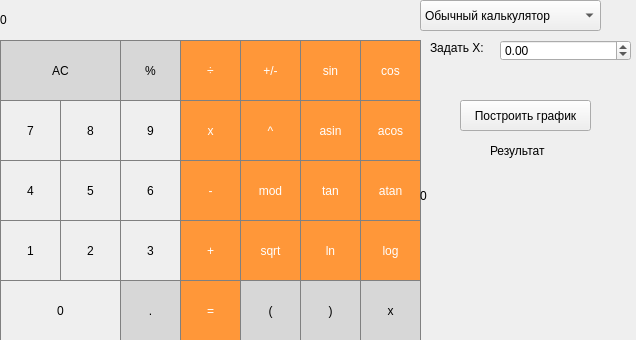
<?xml version="1.0" encoding="UTF-8"?>
<ui version="4.0">
 <class>MainWindow</class>
 <widget class="QMainWindow" name="MainWindow">
  <property name="geometry">
   <rect>
    <x>0</x>
    <y>0</y>
    <width>636</width>
    <height>340</height>
   </rect>
  </property>
  <property name="windowTitle">
   <string>MainWindow</string>
  </property>
  <widget class="QWidget" name="centralwidget">
   <widget class="QPushButton" name="pushButton_AC">
    <property name="geometry">
     <rect>
      <x>0</x>
      <y>40</y>
      <width>121</width>
      <height>61</height>
     </rect>
    </property>
    <property name="styleSheet">
     <string notr="true">QPushButton {
  background-color: rgb(215, 215, 215);
  border: 1px solid gray;
}
QPushButton:pressed {
    background-color: qlineargradient(x1: 0, y1: 0, x2: 0, y2: 1,
                                      stop: 0 #BEBEBE, stop: 1 #D7D7D7);
}</string>
    </property>
    <property name="text">
     <string>AC</string>
    </property>
   </widget>
   <widget class="QLabel" name="input">
    <property name="geometry">
     <rect>
      <x>0</x>
      <y>0</y>
      <width>421</width>
      <height>41</height>
     </rect>
    </property>
    <property name="focusPolicy">
     <enum>Qt::WheelFocus</enum>
    </property>
    <property name="styleSheet">
     <string notr="true">QLabel {
  qproperty-alignment: 'AlignVCenter | AlignRight';
  border: 1px solid gray;
}

background-color : white;</string>
    </property>
    <property name="text">
     <string>0</string>
    </property>
   </widget>
   <widget class="QPushButton" name="pushButton_percent">
    <property name="geometry">
     <rect>
      <x>120</x>
      <y>40</y>
      <width>61</width>
      <height>61</height>
     </rect>
    </property>
    <property name="styleSheet">
     <string notr="true">QPushButton {
  background-color: rgb(215, 215, 215);
  border: 1px solid gray;
}
QPushButton:pressed {
    background-color: qlineargradient(x1: 0, y1: 0, x2: 0, y2: 1,
                                      stop: 0 #BEBEBE, stop: 1 #D7D7D7);
}</string>
    </property>
    <property name="text">
     <string>%</string>
    </property>
   </widget>
   <widget class="QPushButton" name="pushButton_div">
    <property name="geometry">
     <rect>
      <x>180</x>
      <y>40</y>
      <width>61</width>
      <height>61</height>
     </rect>
    </property>
    <property name="styleSheet">
     <string notr="true">QPushButton {
  background-color: rgb(255, 151, 57);
  color: white; 
  border: 1px solid gray;
}

QPushButton:pressed {
    background-color: qlineargradient(x1: 0, y1: 0, x2: 0, y2: 1,
                                      stop: 0 #FF7832, stop: 1 #FF9739);
}</string>
    </property>
    <property name="text">
     <string>÷</string>
    </property>
   </widget>
   <widget class="QPushButton" name="pushButton_8">
    <property name="geometry">
     <rect>
      <x>60</x>
      <y>100</y>
      <width>61</width>
      <height>61</height>
     </rect>
    </property>
    <property name="styleSheet">
     <string notr="true">QPushButton {
   border: 1px solid gray;
}
QPushButton:pressed {
    background-color: qlineargradient(x1: 0, y1: 0, x2: 0, y2: 1,
                                      stop: 0 #dadbde, stop: 1 #f6f7fa);
}</string>
    </property>
    <property name="text">
     <string>8</string>
    </property>
   </widget>
   <widget class="QPushButton" name="pushButton_mul">
    <property name="geometry">
     <rect>
      <x>180</x>
      <y>100</y>
      <width>61</width>
      <height>61</height>
     </rect>
    </property>
    <property name="styleSheet">
     <string notr="true">QPushButton {
  background-color: rgb(255, 151, 57);
  color: white; 
  border: 1px solid gray;
}

QPushButton:pressed {
    background-color: qlineargradient(x1: 0, y1: 0, x2: 0, y2: 1,
                                      stop: 0 #FF7832, stop: 1 #FF9739);
}</string>
    </property>
    <property name="text">
     <string>x</string>
    </property>
   </widget>
   <widget class="QPushButton" name="pushButton_7">
    <property name="geometry">
     <rect>
      <x>0</x>
      <y>100</y>
      <width>61</width>
      <height>61</height>
     </rect>
    </property>
    <property name="styleSheet">
     <string notr="true">QPushButton {
   border: 1px solid gray;
}
QPushButton:pressed {
    background-color: qlineargradient(x1: 0, y1: 0, x2: 0, y2: 1,
                                      stop: 0 #dadbde, stop: 1 #f6f7fa);
}</string>
    </property>
    <property name="text">
     <string>7</string>
    </property>
   </widget>
   <widget class="QPushButton" name="pushButton_9">
    <property name="geometry">
     <rect>
      <x>120</x>
      <y>100</y>
      <width>61</width>
      <height>61</height>
     </rect>
    </property>
    <property name="styleSheet">
     <string notr="true">QPushButton {
   border: 1px solid gray;
}
QPushButton:pressed {
    background-color: qlineargradient(x1: 0, y1: 0, x2: 0, y2: 1,
                                      stop: 0 #dadbde, stop: 1 #f6f7fa);
}</string>
    </property>
    <property name="text">
     <string>9</string>
    </property>
   </widget>
   <widget class="QPushButton" name="pushButton_5">
    <property name="geometry">
     <rect>
      <x>60</x>
      <y>160</y>
      <width>61</width>
      <height>61</height>
     </rect>
    </property>
    <property name="styleSheet">
     <string notr="true">QPushButton {
   border: 1px solid gray;
}
QPushButton:pressed {
    background-color: qlineargradient(x1: 0, y1: 0, x2: 0, y2: 1,
                                      stop: 0 #dadbde, stop: 1 #f6f7fa);
}</string>
    </property>
    <property name="text">
     <string>5</string>
    </property>
   </widget>
   <widget class="QPushButton" name="pushButton_sub">
    <property name="geometry">
     <rect>
      <x>180</x>
      <y>160</y>
      <width>61</width>
      <height>61</height>
     </rect>
    </property>
    <property name="styleSheet">
     <string notr="true">QPushButton {
  background-color: rgb(255, 151, 57);
  color: white; 
  border: 1px solid gray;
}

QPushButton:pressed {
    background-color: qlineargradient(x1: 0, y1: 0, x2: 0, y2: 1,
                                      stop: 0 #FF7832, stop: 1 #FF9739);
}</string>
    </property>
    <property name="text">
     <string>-</string>
    </property>
   </widget>
   <widget class="QPushButton" name="pushButton_4">
    <property name="geometry">
     <rect>
      <x>0</x>
      <y>160</y>
      <width>61</width>
      <height>61</height>
     </rect>
    </property>
    <property name="styleSheet">
     <string notr="true">QPushButton {
   border: 1px solid gray;
}
QPushButton:pressed {
    background-color: qlineargradient(x1: 0, y1: 0, x2: 0, y2: 1,
                                      stop: 0 #dadbde, stop: 1 #f6f7fa);
}</string>
    </property>
    <property name="text">
     <string>4</string>
    </property>
   </widget>
   <widget class="QPushButton" name="pushButton_6">
    <property name="geometry">
     <rect>
      <x>120</x>
      <y>160</y>
      <width>61</width>
      <height>61</height>
     </rect>
    </property>
    <property name="styleSheet">
     <string notr="true">QPushButton {
   border: 1px solid gray;
}
QPushButton:pressed {
    background-color: qlineargradient(x1: 0, y1: 0, x2: 0, y2: 1,
                                      stop: 0 #dadbde, stop: 1 #f6f7fa);
}</string>
    </property>
    <property name="text">
     <string>6</string>
    </property>
   </widget>
   <widget class="QPushButton" name="pushButton_2">
    <property name="geometry">
     <rect>
      <x>60</x>
      <y>220</y>
      <width>61</width>
      <height>61</height>
     </rect>
    </property>
    <property name="styleSheet">
     <string notr="true">QPushButton {
   border: 1px solid gray;
}
QPushButton:pressed {
    background-color: qlineargradient(x1: 0, y1: 0, x2: 0, y2: 1,
                                      stop: 0 #dadbde, stop: 1 #f6f7fa);
}</string>
    </property>
    <property name="text">
     <string>2</string>
    </property>
   </widget>
   <widget class="QPushButton" name="pushButton_add">
    <property name="geometry">
     <rect>
      <x>180</x>
      <y>220</y>
      <width>61</width>
      <height>61</height>
     </rect>
    </property>
    <property name="styleSheet">
     <string notr="true">QPushButton {
  background-color: rgb(255, 151, 57);
  color: white; 
  border: 1px solid gray;
}

QPushButton:pressed {
    background-color: qlineargradient(x1: 0, y1: 0, x2: 0, y2: 1,
                                      stop: 0 #FF7832, stop: 1 #FF9739);
}</string>
    </property>
    <property name="text">
     <string>+</string>
    </property>
   </widget>
   <widget class="QPushButton" name="pushButton_1">
    <property name="geometry">
     <rect>
      <x>0</x>
      <y>220</y>
      <width>61</width>
      <height>61</height>
     </rect>
    </property>
    <property name="styleSheet">
     <string notr="true">QPushButton {
   border: 1px solid gray;
}
QPushButton:pressed {
    background-color: qlineargradient(x1: 0, y1: 0, x2: 0, y2: 1,
                                      stop: 0 #dadbde, stop: 1 #f6f7fa);
}</string>
    </property>
    <property name="text">
     <string>1</string>
    </property>
   </widget>
   <widget class="QPushButton" name="pushButton_3">
    <property name="geometry">
     <rect>
      <x>120</x>
      <y>220</y>
      <width>61</width>
      <height>61</height>
     </rect>
    </property>
    <property name="styleSheet">
     <string notr="true">QPushButton {
   border: 1px solid gray;
}
QPushButton:pressed {
    background-color: qlineargradient(x1: 0, y1: 0, x2: 0, y2: 1,
                                      stop: 0 #dadbde, stop: 1 #f6f7fa);
}</string>
    </property>
    <property name="text">
     <string>3</string>
    </property>
   </widget>
   <widget class="QPushButton" name="pushButton_equal">
    <property name="geometry">
     <rect>
      <x>180</x>
      <y>280</y>
      <width>61</width>
      <height>61</height>
     </rect>
    </property>
    <property name="styleSheet">
     <string notr="true">QPushButton {
  background-color: rgb(255, 151, 57);
  color: white; 
  border: 1px solid gray;
}

QPushButton:pressed {
    background-color: qlineargradient(x1: 0, y1: 0, x2: 0, y2: 1,
                                      stop: 0 #FF7832, stop: 1 #FF9739);
}</string>
    </property>
    <property name="text">
     <string>=</string>
    </property>
   </widget>
   <widget class="QPushButton" name="pushButton_0">
    <property name="geometry">
     <rect>
      <x>0</x>
      <y>280</y>
      <width>121</width>
      <height>61</height>
     </rect>
    </property>
    <property name="styleSheet">
     <string notr="true">QPushButton {
   border: 1px solid gray;
}
QPushButton:pressed {
    background-color: qlineargradient(x1: 0, y1: 0, x2: 0, y2: 1,
                                      stop: 0 #dadbde, stop: 1 #f6f7fa);
}</string>
    </property>
    <property name="text">
     <string>0</string>
    </property>
   </widget>
   <widget class="QPushButton" name="pushButton_dot">
    <property name="geometry">
     <rect>
      <x>120</x>
      <y>280</y>
      <width>61</width>
      <height>61</height>
     </rect>
    </property>
    <property name="styleSheet">
     <string notr="true">QPushButton {
  background-color: rgb(215, 215, 215);
  border: 1px solid gray;
}
QPushButton:pressed {
    background-color: qlineargradient(x1: 0, y1: 0, x2: 0, y2: 1,
                                      stop: 0 #BEBEBE, stop: 1 #D7D7D7);
}</string>
    </property>
    <property name="text">
     <string>.</string>
    </property>
   </widget>
   <widget class="QPushButton" name="pushButton_left_bracket">
    <property name="geometry">
     <rect>
      <x>240</x>
      <y>280</y>
      <width>61</width>
      <height>61</height>
     </rect>
    </property>
    <property name="styleSheet">
     <string notr="true">QPushButton {
  background-color: rgb(215, 215, 215);
  border: 1px solid gray;
}
QPushButton:pressed {
    background-color: qlineargradient(x1: 0, y1: 0, x2: 0, y2: 1,
                                      stop: 0 #BEBEBE, stop: 1 #D7D7D7);
}</string>
    </property>
    <property name="text">
     <string>(</string>
    </property>
   </widget>
   <widget class="QPushButton" name="pushButton_right_bracket">
    <property name="geometry">
     <rect>
      <x>300</x>
      <y>280</y>
      <width>61</width>
      <height>61</height>
     </rect>
    </property>
    <property name="styleSheet">
     <string notr="true">QPushButton {
  background-color: rgb(215, 215, 215);
  border: 1px solid gray;
}
QPushButton:pressed {
    background-color: qlineargradient(x1: 0, y1: 0, x2: 0, y2: 1,
                                      stop: 0 #BEBEBE, stop: 1 #D7D7D7);
}</string>
    </property>
    <property name="text">
     <string>)</string>
    </property>
   </widget>
   <widget class="QPushButton" name="pushButton_sin">
    <property name="geometry">
     <rect>
      <x>300</x>
      <y>40</y>
      <width>61</width>
      <height>61</height>
     </rect>
    </property>
    <property name="styleSheet">
     <string notr="true">QPushButton {
  background-color: rgb(255, 151, 57);
  color: white; 
  border: 1px solid gray;
}

QPushButton:pressed {
    background-color: qlineargradient(x1: 0, y1: 0, x2: 0, y2: 1,
                                      stop: 0 #FF7832, stop: 1 #FF9739);
}</string>
    </property>
    <property name="text">
     <string>sin</string>
    </property>
   </widget>
   <widget class="QPushButton" name="pushButton_cos">
    <property name="geometry">
     <rect>
      <x>360</x>
      <y>40</y>
      <width>61</width>
      <height>61</height>
     </rect>
    </property>
    <property name="styleSheet">
     <string notr="true">QPushButton {
  background-color: rgb(255, 151, 57);
  color: white; 
  border: 1px solid gray;
}

QPushButton:pressed {
    background-color: qlineargradient(x1: 0, y1: 0, x2: 0, y2: 1,
                                      stop: 0 #FF7832, stop: 1 #FF9739);
}</string>
    </property>
    <property name="text">
     <string>cos</string>
    </property>
   </widget>
   <widget class="QPushButton" name="pushButton_x">
    <property name="geometry">
     <rect>
      <x>360</x>
      <y>280</y>
      <width>61</width>
      <height>61</height>
     </rect>
    </property>
    <property name="styleSheet">
     <string notr="true">QPushButton {
  background-color: rgb(215, 215, 215);
  border: 1px solid gray;
}
QPushButton:pressed {
    background-color: qlineargradient(x1: 0, y1: 0, x2: 0, y2: 1,
                                      stop: 0 #BEBEBE, stop: 1 #D7D7D7);
}</string>
    </property>
    <property name="text">
     <string>x</string>
    </property>
   </widget>
   <widget class="QPushButton" name="pushButton_tan">
    <property name="geometry">
     <rect>
      <x>300</x>
      <y>160</y>
      <width>61</width>
      <height>61</height>
     </rect>
    </property>
    <property name="styleSheet">
     <string notr="true">QPushButton {
  background-color: rgb(255, 151, 57);
  color: white; 
  border: 1px solid gray;
}

QPushButton:pressed {
    background-color: qlineargradient(x1: 0, y1: 0, x2: 0, y2: 1,
                                      stop: 0 #FF7832, stop: 1 #FF9739);
}</string>
    </property>
    <property name="text">
     <string>tan</string>
    </property>
   </widget>
   <widget class="QPushButton" name="pushButton_acos">
    <property name="geometry">
     <rect>
      <x>360</x>
      <y>100</y>
      <width>61</width>
      <height>61</height>
     </rect>
    </property>
    <property name="styleSheet">
     <string notr="true">QPushButton {
  background-color: rgb(255, 151, 57);
  color: white; 
  border: 1px solid gray;
}

QPushButton:pressed {
    background-color: qlineargradient(x1: 0, y1: 0, x2: 0, y2: 1,
                                      stop: 0 #FF7832, stop: 1 #FF9739);
}</string>
    </property>
    <property name="text">
     <string>acos</string>
    </property>
   </widget>
   <widget class="QPushButton" name="pushButton_asin">
    <property name="geometry">
     <rect>
      <x>300</x>
      <y>100</y>
      <width>61</width>
      <height>61</height>
     </rect>
    </property>
    <property name="styleSheet">
     <string notr="true">QPushButton {
  background-color: rgb(255, 151, 57);
  color: white; 
  border: 1px solid gray;
}

QPushButton:pressed {
    background-color: qlineargradient(x1: 0, y1: 0, x2: 0, y2: 1,
                                      stop: 0 #FF7832, stop: 1 #FF9739);
}</string>
    </property>
    <property name="text">
     <string>asin</string>
    </property>
   </widget>
   <widget class="QPushButton" name="pushButton_atan">
    <property name="geometry">
     <rect>
      <x>360</x>
      <y>160</y>
      <width>61</width>
      <height>61</height>
     </rect>
    </property>
    <property name="styleSheet">
     <string notr="true">QPushButton {
  background-color: rgb(255, 151, 57);
  color: white; 
  border: 1px solid gray;
}

QPushButton:pressed {
    background-color: qlineargradient(x1: 0, y1: 0, x2: 0, y2: 1,
                                      stop: 0 #FF7832, stop: 1 #FF9739);
}</string>
    </property>
    <property name="text">
     <string>atan</string>
    </property>
   </widget>
   <widget class="QPushButton" name="pushButton_sqrt">
    <property name="geometry">
     <rect>
      <x>240</x>
      <y>220</y>
      <width>61</width>
      <height>61</height>
     </rect>
    </property>
    <property name="styleSheet">
     <string notr="true">QPushButton {
  background-color: rgb(255, 151, 57);
  color: white; 
  border: 1px solid gray;
}

QPushButton:pressed {
    background-color: qlineargradient(x1: 0, y1: 0, x2: 0, y2: 1,
                                      stop: 0 #FF7832, stop: 1 #FF9739);
}</string>
    </property>
    <property name="text">
     <string>sqrt</string>
    </property>
   </widget>
   <widget class="QPushButton" name="pushButton_ln">
    <property name="geometry">
     <rect>
      <x>300</x>
      <y>220</y>
      <width>61</width>
      <height>61</height>
     </rect>
    </property>
    <property name="styleSheet">
     <string notr="true">QPushButton {
  background-color: rgb(255, 151, 57);
  color: white; 
  border: 1px solid gray;
}

QPushButton:pressed {
    background-color: qlineargradient(x1: 0, y1: 0, x2: 0, y2: 1,
                                      stop: 0 #FF7832, stop: 1 #FF9739);
}</string>
    </property>
    <property name="text">
     <string>ln</string>
    </property>
   </widget>
   <widget class="QPushButton" name="pushButton_log">
    <property name="geometry">
     <rect>
      <x>360</x>
      <y>220</y>
      <width>61</width>
      <height>61</height>
     </rect>
    </property>
    <property name="styleSheet">
     <string notr="true">QPushButton {
  background-color: rgb(255, 151, 57);
  color: white; 
  border: 1px solid gray;
}

QPushButton:pressed {
    background-color: qlineargradient(x1: 0, y1: 0, x2: 0, y2: 1,
                                      stop: 0 #FF7832, stop: 1 #FF9739);
}</string>
    </property>
    <property name="text">
     <string>log</string>
    </property>
   </widget>
   <widget class="QPushButton" name="pushButton_plus_minus">
    <property name="geometry">
     <rect>
      <x>240</x>
      <y>40</y>
      <width>61</width>
      <height>61</height>
     </rect>
    </property>
    <property name="styleSheet">
     <string notr="true">QPushButton {
  background-color: rgb(255, 151, 57);
  color: white; 
  border: 1px solid gray;
}

QPushButton:pressed {
    background-color: qlineargradient(x1: 0, y1: 0, x2: 0, y2: 1,
                                      stop: 0 #FF7832, stop: 1 #FF9739);
}</string>
    </property>
    <property name="text">
     <string>+/-</string>
    </property>
   </widget>
   <widget class="QPushButton" name="pushButton_exp">
    <property name="geometry">
     <rect>
      <x>240</x>
      <y>100</y>
      <width>61</width>
      <height>61</height>
     </rect>
    </property>
    <property name="styleSheet">
     <string notr="true">QPushButton {
  background-color: rgb(255, 151, 57);
  color: white; 
  border: 1px solid gray;
}

QPushButton:pressed {
    background-color: qlineargradient(x1: 0, y1: 0, x2: 0, y2: 1,
                                      stop: 0 #FF7832, stop: 1 #FF9739);
}</string>
    </property>
    <property name="text">
     <string>^</string>
    </property>
   </widget>
   <widget class="QPushButton" name="pushButton_mod">
    <property name="geometry">
     <rect>
      <x>240</x>
      <y>160</y>
      <width>61</width>
      <height>61</height>
     </rect>
    </property>
    <property name="styleSheet">
     <string notr="true">QPushButton {
  background-color: rgb(255, 151, 57);
  color: white; 
  border: 1px solid gray;
}

QPushButton:pressed {
    background-color: qlineargradient(x1: 0, y1: 0, x2: 0, y2: 1,
                                      stop: 0 #FF7832, stop: 1 #FF9739);
}</string>
    </property>
    <property name="text">
     <string>mod</string>
    </property>
   </widget>
   <widget class="QComboBox" name="comboBox">
    <property name="geometry">
     <rect>
      <x>420</x>
      <y>0</y>
      <width>181</width>
      <height>31</height>
     </rect>
    </property>
    <item>
     <property name="text">
      <string>Обычный калькулятор</string>
     </property>
    </item>
    <item>
     <property name="text">
      <string>Кредитный калькулятор</string>
     </property>
    </item>
   </widget>
   <widget class="QPushButton" name="pushButton_make_plot">
    <property name="geometry">
     <rect>
      <x>460</x>
      <y>100</y>
      <width>131</width>
      <height>31</height>
     </rect>
    </property>
    <property name="text">
     <string>Построить график</string>
    </property>
   </widget>
   <widget class="QDoubleSpinBox" name="doubleSpinBox_set_x">
    <property name="geometry">
     <rect>
      <x>500</x>
      <y>40</y>
      <width>131</width>
      <height>21</height>
     </rect>
    </property>
    <property name="cursor">
     <cursorShape>CrossCursor</cursorShape>
    </property>
    <property name="focusPolicy">
     <enum>Qt::WheelFocus</enum>
    </property>
    <property name="minimum">
     <double>-1000.990000000000009</double>
    </property>
    <property name="maximum">
     <double>1000.990000000000009</double>
    </property>
    <property name="singleStep">
     <double>0.010000000000000</double>
    </property>
   </widget>
   <widget class="QLabel" name="label">
    <property name="geometry">
     <rect>
      <x>430</x>
      <y>40</y>
      <width>58</width>
      <height>16</height>
     </rect>
    </property>
    <property name="text">
     <string>Задать X:</string>
    </property>
   </widget>
   <widget class="QLabel" name="label_result">
    <property name="geometry">
     <rect>
      <x>420</x>
      <y>170</y>
      <width>221</width>
      <height>51</height>
     </rect>
    </property>
    <property name="styleSheet">
     <string notr="true">QLabel {
  qproperty-alignment: 'AlignVCenter | AlignRight';
  border: 1px solid gray;
}

background-color : white;</string>
    </property>
    <property name="text">
     <string>0</string>
    </property>
   </widget>
   <widget class="QLabel" name="label_2">
    <property name="geometry">
     <rect>
      <x>490</x>
      <y>140</y>
      <width>91</width>
      <height>21</height>
     </rect>
    </property>
    <property name="text">
     <string>Результат</string>
    </property>
   </widget>
  </widget>
 </widget>
 <resources/>
 <connections/>
</ui>
